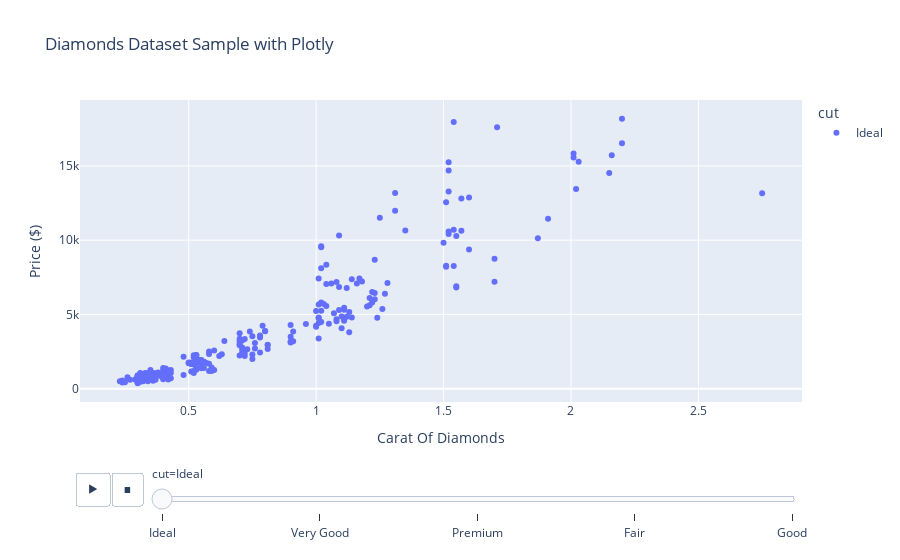

The code cell stored with this chart in its notebook:
### Markdown cell above
### ANIMATED PLOTS
For this we have to add **animation_frame ='cut'** in our scatter plot

### Code cell
# Animated Plot
fig = px.scatter(data_frame=sample, x='carat', y='price', color='cut', animation_frame='cut', labels={'carat': 'Carat Of Diamonds', 'price': 'Price ($)'}, title='Diamonds Dataset Sample with Plotly' )
fig.show()

### Figure 1 — Plotly figure (JSON) as saved in the notebook; plotly's stock layout.template omitted (floating-point values rounded to 4 significant figures; data arrays with more than 128 entries replaced by an {"elided": "..."} marker saying what was removed)
{"data": [{"hovertemplate": "cut=Ideal<br>Carat Of Diamonds=%{x}<br>Price ($)=%{y}<extra></extra>", "legendgroup": "Ideal", "marker": {"color": "#636efa", "symbol": "circle"}, "mode": "markers", "name": "Ideal", "orientation": "v", "showlegend": true, "type": "scatter", "x": {"elided": "285 float values"}, "xaxis": "x", "y": {"elided": "285 int values"}, "yaxis": "y"}], "layout": {"legend": {"title": {"text": "cut"}, "tracegroupgap": 0}, "sliders": [{"active": 0, "currentvalue": {"prefix": "cut="}, "len": 0.9, "pad": {"b": 10, "t": 60}, "steps": [{"args": [["Ideal"], {"frame": {"duration": 0, "redraw": false}, "fromcurrent": true, "mode": "immediate", "transition": {"duration": 0, "easing": "linear"}}], "label": "Ideal", "method": "animate"}, {"args": [["Very Good"], {"frame": {"duration": 0, "redraw": false}, "fromcurrent": true, "mode": "immediate", "transition": {"duration": 0, "easing": "linear"}}], "label": "Very Good", "method": "animate"}, {"args": [["Premium"], {"frame": {"duration": 0, "redraw": false}, "fromcurrent": true, "mode": "immediate", "transition": {"duration": 0, "easing": "linear"}}], "label": "Premium", "method": "animate"}, {"args": [["Fair"], {"frame": {"duration": 0, "redraw": false}, "fromcurrent": true, "mode": "immediate", "transition": {"duration": 0, "easing": "linear"}}], "label": "Fair", "method": "animate"}, {"args": [["Good"], {"frame": {"duration": 0, "redraw": false}, "fromcurrent": true, "mode": "immediate", "transition": {"duration": 0, "easing": "linear"}}], "label": "Good", "method": "animate"}], "x": 0.1, "xanchor": "left", "y": 0, "yanchor": "top"}], "title": {"text": "Diamonds Dataset Sample with Plotly"}, "updatemenus": [{"buttons": [{"args": [null, {"frame": {"duration": 500, "redraw": false}, "fromcurrent": true, "mode": "immediate", "transition": {"duration": 500, "easing": "linear"}}], "label": "&#9654;", "method": "animate"}, {"args": [[null], {"frame": {"duration": 0, "redraw": false}, "fromcurrent": true, "mode": "immediate", "transition": {"duration": 0, "easing": "linear"}}], "label": "&#9724;", "method": "animate"}], "direction": "left", "pad": {"r": 10, "t": 70}, "showactive": false, "type": "buttons", "x": 0.1, "xanchor": "right", "y": 0, "yanchor": "top"}], "xaxis": {"anchor": "y", "domain": [0, 1], "title": {"text": "Carat Of Diamonds"}}, "yaxis": {"anchor": "x", "domain": [0, 1], "title": {"text": "Price ($)"}}}}
